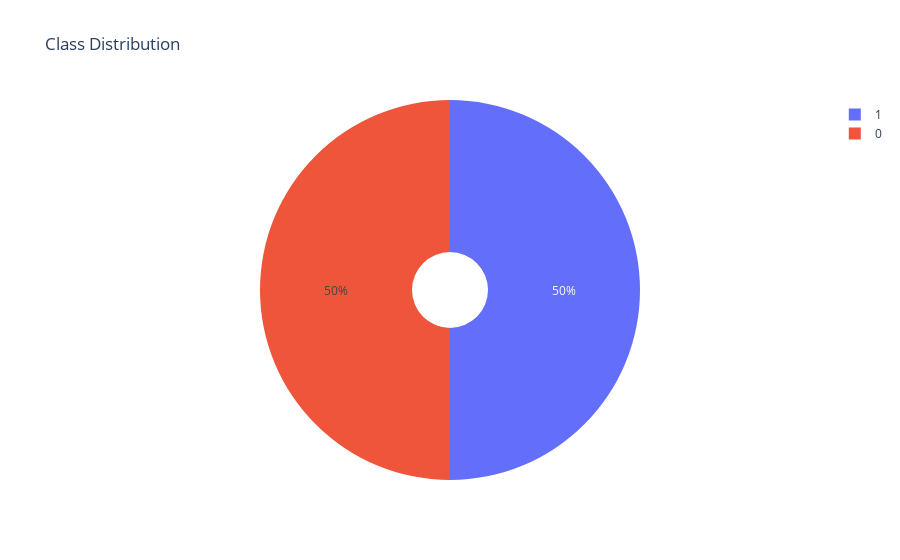
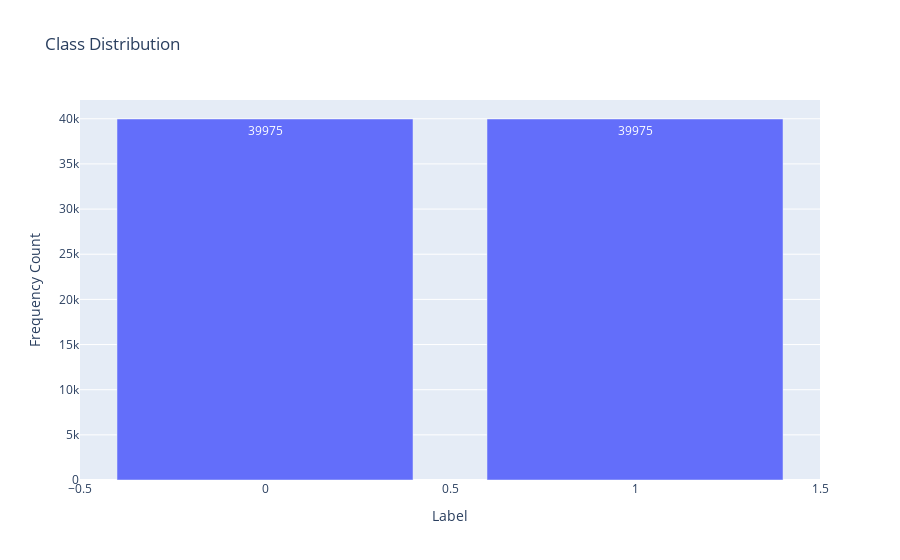

Here is the notebook cell these charts were saved with, in order:
### Code cell
# Compute Class Distribution
class_dis = train_csv.label.value_counts().reset_index()

# Visualization
pie_fig = px.pie(
    class_dis,
    names='label',
    values='count',
    title='Class Distribution',
    hole=0.2,
)
pie_fig.show()

bar_fig = px.bar(
    class_dis,
    x='label',
    y='count',
    title='Class Distribution',
    text='count'
)
bar_fig.update_layout(
    xaxis_title='Label',
    yaxis_title='Frequency Count'
)
bar_fig.show()

### Figure 1 — Plotly figure (JSON) as saved in the notebook; plotly's stock layout.template omitted (floating-point values rounded to 4 significant figures)
{"data": [{"domain": {"x": [0, 1], "y": [0, 1]}, "hole": 0.2, "hovertemplate": "label=%{label}<br>count=%{value}<extra></extra>", "labels": [1, 0], "legendgroup": "", "name": "", "showlegend": true, "values": [39975, 39975], "type": "pie"}], "layout": {"legend": {"tracegroupgap": 0}, "title": {"text": "Class Distribution"}}}

### Figure 2 — Plotly figure (JSON) as saved in the notebook; plotly's stock layout.template omitted (floating-point values rounded to 4 significant figures)
{"data": [{"alignmentgroup": "True", "hovertemplate": "label=%{x}<br>count=%{text}<extra></extra>", "legendgroup": "", "marker": {"color": "#636efa", "pattern": {"shape": ""}}, "name": "", "offsetgroup": "", "orientation": "v", "showlegend": false, "text": [39975, 39975], "textposition": "auto", "x": [1, 0], "xaxis": "x", "y": [39975, 39975], "yaxis": "y", "type": "bar"}], "layout": {"xaxis": {"anchor": "y", "domain": [0, 1], "title": {"text": "Label"}}, "yaxis": {"anchor": "x", "domain": [0, 1], "title": {"text": "Frequency Count"}}, "legend": {"tracegroupgap": 0}, "title": {"text": "Class Distribution"}, "barmode": "relative"}}
